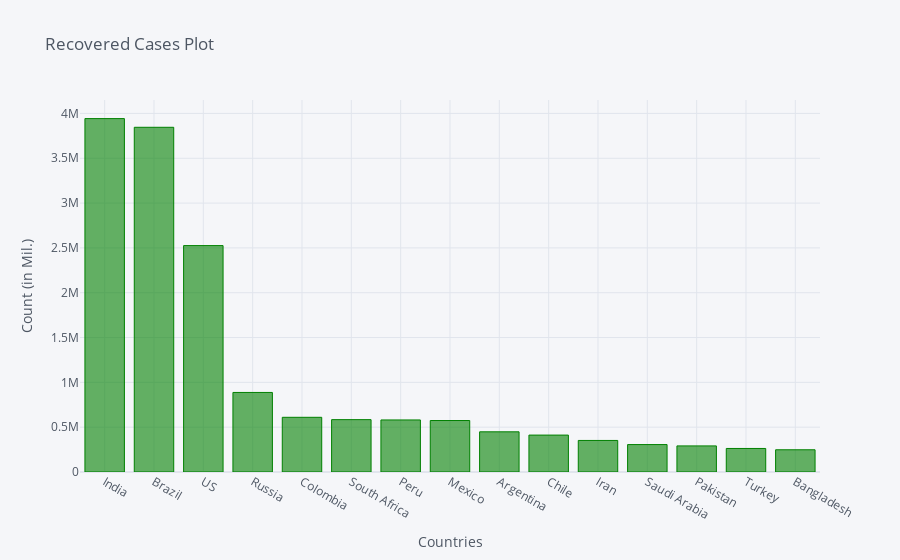

This figure's notebook cell:
### Code cell
recovered_df2_plot.iplot(kind='bar', x='Country/Region', y='9/16/20',color='green',
                         title='Recovered Cases Plot',xTitle='Countries',yTitle='Count (in Mil.)')

### Figure 1 — Plotly figure (JSON) as saved in the notebook; plotly's stock layout.template omitted (floating-point values rounded to 4 significant figures)
{"data": [{"marker": {"color": "rgba(0, 128, 0, 0.6)", "line": {"color": "rgba(0, 128, 0, 1.0)", "width": 1}}, "name": "9/16/20", "orientation": "v", "text": "", "type": "bar", "x": ["India", "Brazil", "US", "Russia", "Colombia", "South Africa", "Peru", "Mexico", "Argentina", "Chile", "Iran", "Saudi Arabia", "Pakistan", "Turkey", "Bangladesh"], "y": [3942360, 3845464, 2525573, 887457, 610078, 584195, 580753, 574203, 448263, 411853, 352019, 306004, 291169, 262602, 247969]}], "layout": {"legend": {"bgcolor": "#F5F6F9", "font": {"color": "#4D5663"}}, "paper_bgcolor": "#F5F6F9", "plot_bgcolor": "#F5F6F9", "title": {"font": {"color": "#4D5663"}, "text": "Recovered Cases Plot"}, "xaxis": {"gridcolor": "#E1E5ED", "showgrid": true, "tickfont": {"color": "#4D5663"}, "title": {"font": {"color": "#4D5663"}, "text": "Countries"}, "zerolinecolor": "#E1E5ED"}, "yaxis": {"gridcolor": "#E1E5ED", "showgrid": true, "tickfont": {"color": "#4D5663"}, "title": {"font": {"color": "#4D5663"}, "text": "Count (in Mil.)"}, "zerolinecolor": "#E1E5ED"}}}
